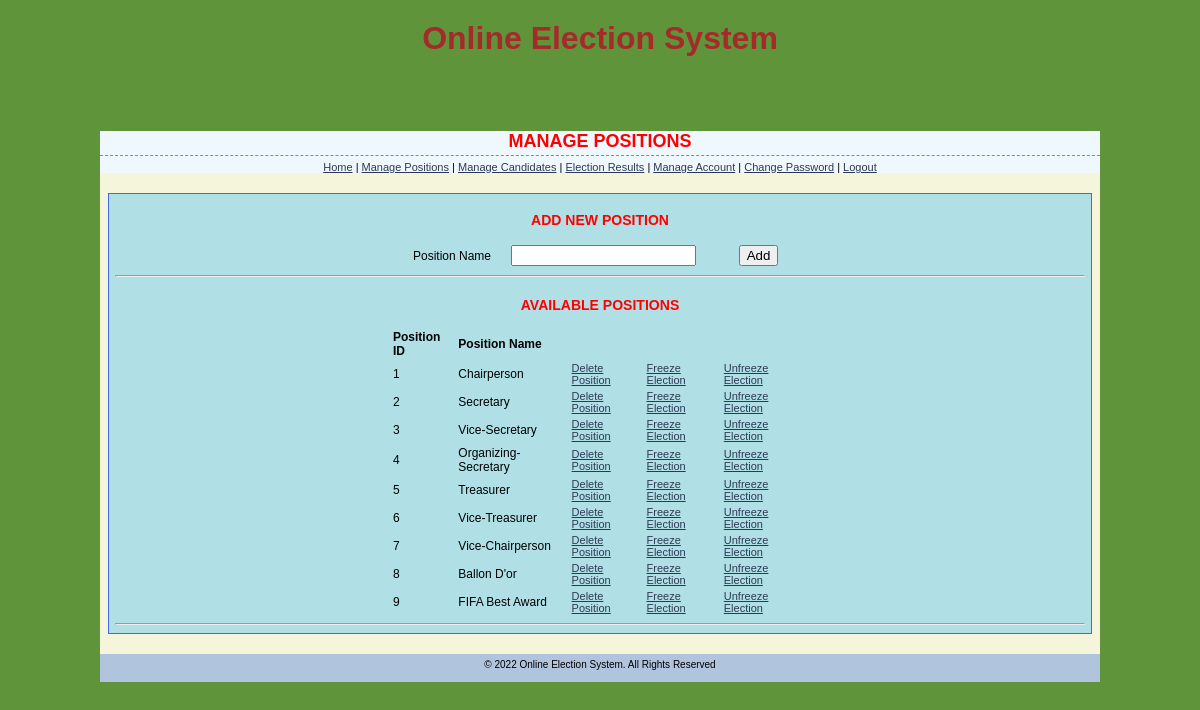
Page /admin/positions.php (signed in) on the committed database.
### tables this page shows
CREATE TABLE `tbpositions` (
  `position_id` int(5) NOT NULL,
  `position_name` varchar(45) NOT NULL
);

### admin/positions.php (the view, shortened to what this page needs)
<?php
    require('../connection.php');
    $result=mysqli_query($con, "SELECT * FROM tbPositions");
?>
<!DOCTYPE html PUBLIC "-//W3C//DTD XHTML 1.0 Transitional//EN" "http://www.w3.org/TR/xhtml1/DTD/xhtml1-transitional.dtd">
<html xmlns="http://www.w3.org/1999/xhtml">
<head>
    <link href="css/admin_styles.css" rel="stylesheet" type="text/css" />
</head>
<body bgcolor="tan">
    <center>
        <b><font color = "brown" size="6">Online Election System</font></b>
    </center>
    <br><br>
<div id="page">
<div id="header">
  <h1>MANAGE POSITIONS</h1>
  <a href="admin.php">Home</a> | <a href="positions.php">Manage Positions</a> | <a href="candidates.php">Manage Candidates</a> | <a href="refresh.php">Election Results</a> | <a href="manage-admins.php">Manage Account</a> | <a href="change-pass.php">Change Password</a>  | <a href="logout.php">Logout</a>
</div>
<div id="container">
<table width="380" align="center">
<CAPTION><h3>ADD NEW POSITION</h3></CAPTION>
<form name="fmPositions" id="fmPositions" action="positions.php" method="post" onsubmit="return positionValidate(this)">
<tr>
    <td>Position Name</td>
    <td><input type="text" name="position" /></td>
    <td><input type="submit" name="Submit" value="Add" /></td>
</tr>
</table>
<hr>
<table border="0" width="420" align="center">
<CAPTION><h3>AVAILABLE POSITIONS</h3></CAPTION>
<tr>
<th>Position ID</th>
<th>Position Name</th>
</tr>
<?php
$inc=1;
while ($row=mysqli_fetch_array($result)){
echo "<tr>";
echo "<td>" .$inc."</td>";
echo "<td>" . $row['position_name']."</td>";
echo '<td><a href="positions.php?id=' . $row['position_id'] . '">Delete Position</a></td>';
echo '<td><a href="positions.php?Fid=' . $row['position_id'] . '">Freeze Election</a></td>';
echo '<td><a href="positions.php?UFid=' . $row['position_id'] . '">Unfreeze Election</a></td>';
echo "</tr>";
$inc++;
}
?>
</table>
<hr>
</div>
<div id="footer">
  <div class="bottom_addr">&copy; 2022 Online Election System. All Rights Reserved</div>
</div>
</div>
</body>
</html>

### admin/css/admin_styles.css (style rules this page uses)
body { font: 11px Verdana, Arial, Helvetica, sans-serif; color: black; margin: 0px; padding: 20px 10px 0px; background:#5f943b; }
.bottom_addr { font-size: 11px; color: #000; padding: 5px 0 12px 0; text-align:center; font-size:10px; }
h1 { color: red; margin: 0px 0px 5px; padding: 0px 0px 3px; font: bold 18px Verdana, Arial, Helvetica, sans-serif; border-bottom: 1px dashed #5F9EA0; text-align:center; }
h3 { color:red; }
a { color: #2D3954; font-size: 11px; }
th { font-weight: bold; text-align: left; }
#page { width:1000px; margin:0 auto; margin-top:50px; padding-top:0px; background: beige; height:auto; }
#header { text-align:center; background:#F0F8FF; }
#container { border:#4169E1 solid 1px; padding:4px 6px 2px 6px; width:970px; margin:0 auto; background:#B0E0E6; font-size:12px; text-align:justify; margin-top:20px; }
#footer { width:1000px; margin:0 auto; margin-top:20px; background:#B0C4DE; }

### rows in the picture
tbpositions: position_name "Chairperson"
tbpositions: position_name "Secretary"
tbpositions: position_name "Vice-Secretary"
tbpositions: position_name "Organizing-Secretary"
tbpositions: position_name "Treasurer"
tbpositions: position_name "Vice-Treasurer"
tbpositions: position_name "Vice-Chairperson"
tbpositions: position_name "Ballon D'or"
tbpositions: position_name "FIFA Best Award"
